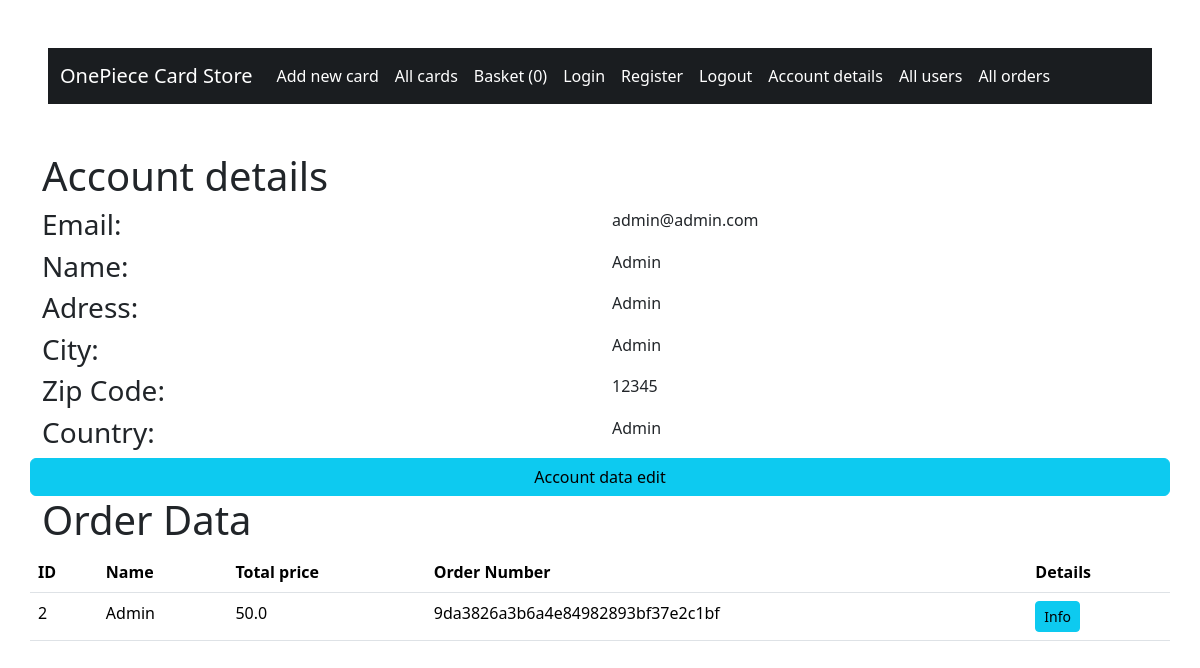
The app's page /account_details/1 (signed in) with its own data.
### databases.py (models this page shows)
class User(db.Model, UserMixin):
    id = db.Column(db.Integer, primary_key=True)
    email = db.Column(db.String(50), nullable=False, default=False)
    password = db.Column(db.String(50), nullable=False, default=False)
    name = db.Column(db.String(25))
    adress = db.Column(db.String(75))
    city = db.Column(db.String(20))
    zipcode = db.Column(db.Integer)
    country = db.Column(db.String(20))
    is_admin = db.Column(db.Boolean, nullable=False, default=False)

class Order(db.Model):
    id = db.Column(db.Integer, primary_key=True)
    user_id = db.Column(db.Integer, db.ForeignKey("user.id"))
    name = db.Column(db.String(25))
    adress = db.Column(db.String(75))
    city = db.Column(db.String(20))
    zipcode = db.Column(db.Integer)
    country = db.Column(db.String(20))
    total_price = db.Column(db.Float)
    order_number = db.Column(db.String(32))

### main.py (the view)
@app.route("/account_details/<user_id>")
@login_required
def account_details(user_id):
    user = User.query.filter(User.id == user_id).first()
    user_orders = Order.query.filter(Order.user_id == user_id).all()
    return render_template("account_details.html", user=user, user_orders=user_orders)

### main.py (called while the page is built)
@login_manager.user_loader
def load_user(id):
    return User.query.filter(User.id == id).first()

### templates/account_details.html (shortened to what this page needs)
{% extends "base.html" %}
{% block body %}
<div class="container">
    <div class="row">
        <h1>Account details</h1>
    </div>
    <div class="row">
        <h3 class="col">Email: </h3>
        <p class="col">{{ user.email }}</p>
    </div>
    <div class="row">
        <h3 class="col">Name: </h3>
        <p class="col">{{ user.name }}</p>
    </div>
    <div class="row">
        <h3 class="col">Adress: </h3>
        <p class="col">{{ user.adress }}</p>
    </div>
    <div class="row">
        <h3 class="col">City: </h3>
        <p class="col">{{ user.city }}</p>
    </div>
    <div class="row">
        <h3 class="col">Zip Code: </h3>
        <p class="col">{{ user.zipcode }}</p>
    </div>
    <div class="row">
        <h3 class="col">Country: </h3>
        <p class="col">{{ user.country }}</p>
    </div>
    <div class="row">
        <a class="btn btn-info" href="{{ url_for('user_edit', user_id=user.id) }}">Account data edit</a>
    </div>
    <div class="row">
        <h1>Order Data</h1>
    </div>
    <div class="row">
        <table class="table">
            <thead>
                <tr>
                    <th scope="col">ID</th>
                    <th scope="col">Name</th>
                    <th scope="col">Total price</th>
                    <th scope="col">Order Number</th>
                    <th scope="col">Details</th>
                </tr>
            </thead>
            <tbody>
                {% for order in user_orders %}
                <tr>
                    <td scope="row">{{ order.id }}</td>
                    <td>{{ order.name }}</td>
                    <td>{{ order.total_price }}</td>
                    <td>{{ order.order_number }}</td>
                    <td>
                        <a href="{{ url_for('order_info', order_id=order.id) }}" class="btn btn-info btn-sm">Info</a>
                    </td>
                </tr>
                {% endfor %}
            </tbody>
        </table>
    </div>
</div>
{% endblock %}

### records on screen
User: email "admin@admin.com", name "Admin", adress "Admin", city "Admin", zipcode "12345", country "Admin"
Order: id "2", name "Admin", total_price "50.0", order_number "9da3826a3b6a4e84982893bf37e2c1bf"

### other values on screen
{{ session['basket']|length }} "0"
